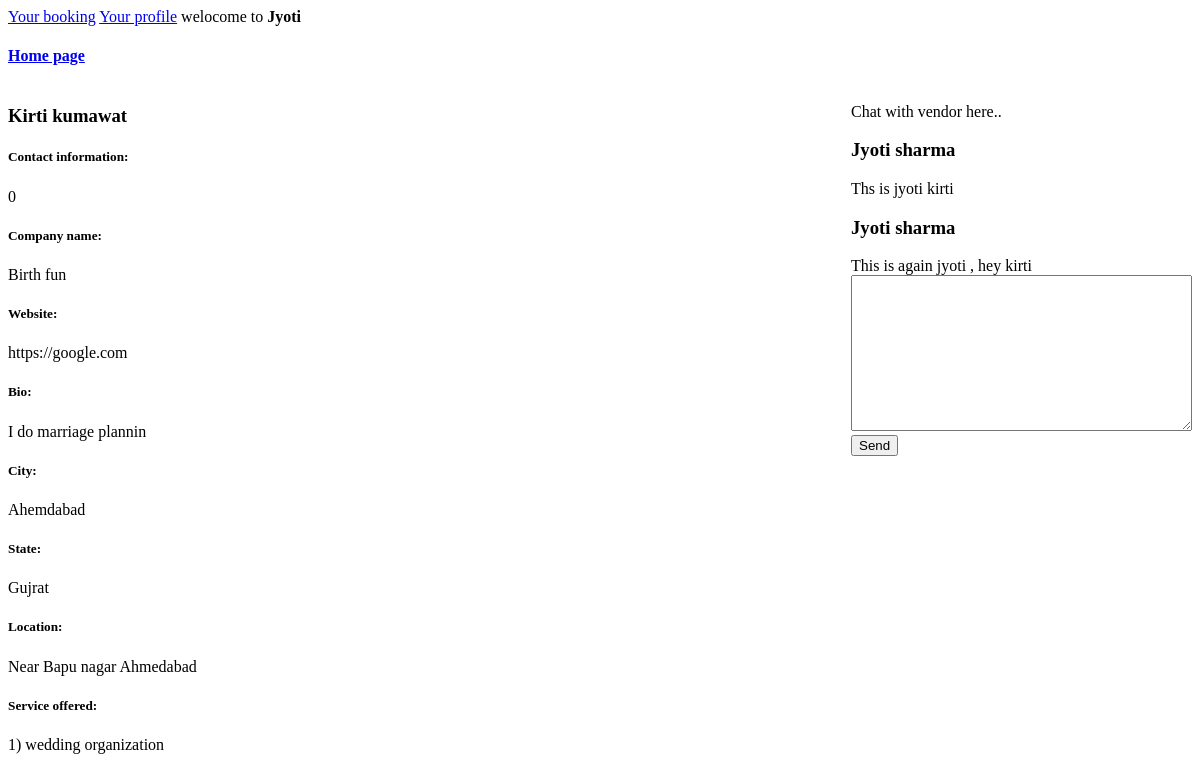
/event-planner-info/22/ (signed in), run on an earlier commit of the app's database.
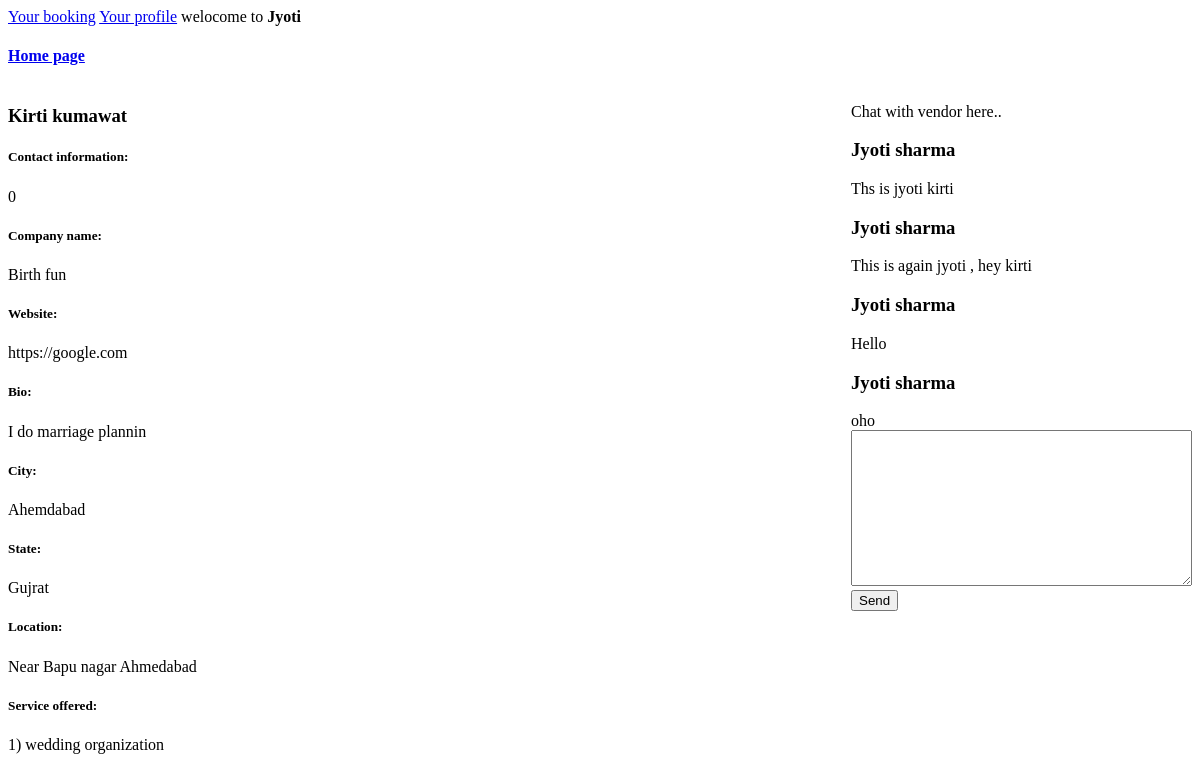
And on a later commit of the database.
### EventPlanner/models.py (models this page shows, shortened)
class UserProfile(models.Model):
    user = models.OneToOneField(User,on_delete=models.CASCADE)
    user_type = models.CharField(choices=user_type_choices,max_length=50)
    contact_info = models.CharField(max_length=200,blank=True,null=True,verbose_name='Contact information')
    company_name = models.CharField(max_length=50,blank=True,null=True)
    website = models.URLField(max_length=200,blank=True,null=True)
    bio = models.TextField(blank=True,null=True)
    city = models.CharField(max_length=20,null=False,blank=False)
    state = models.CharField(max_length=20,null=False,blank=False)
    location = models.TextField(blank=True,null=True)
    service_offered = models.TextField(blank=True,null=True)

### customer/models.py (models this page shows)
class Messages(models.Model):
    sender = models.ForeignKey(User,on_delete=models.CASCADE,null=False,blank=False)
    receiver = models.ForeignKey(User,on_delete=models.CASCADE,null=False,blank=False,related_name = 'receiver')
    message = models.TextField(null=False,blank=False)
    created=models.DateTimeField(auto_now_add = True)

### EventPlanner/views.py (the view)
# urls.py: path('event-planner-info/<int:pk>/',views.EventPlannerInfo),
def EventPlannerInfo(request,pk):
    if request.method == 'POST':
        if not request.user.is_authenticated:
            return redirect('/login-C/')
        unique_token_form = request.POST.get('unique-token')
        unique_token_session = request.session.get('chat_token')
        if unique_token_form == unique_token_session:
            message_form = MessageForm(request.POST)
            if message_form.is_valid():
                message_object = message_form.save(commit = False)
                message_object.sender = request.user
                vendor = User.objects.get(id=int(pk))
                message_object.receiver = vendor
                message_object.save()
                del request.session['chat_token']
                return redirect(f'/event-planner-info/{pk}/')
    else:
        unique_token = str(uuid.uuid4())
        request.session['chat_token'] = unique_token
    if request.user.is_authenticated:
        messages = Messages.objects.filter(sender = request.user)
    else:
        messages = None
    vendor = User.objects.get(id = pk)
    user_profile = UserProfile.objects.get(user = vendor)
    user_profile_form = UserProfileForm(instance = user_profile)
    context = {'user_profile_form':user_profile_form,'vendor':vendor,'MessageForm':MessageForm,'messages':messages,'unique_token':unique_token,'pk':pk,}
    return render(request,'EventPlanner/event-planner-info.html',context)

### EventPlanner/forms.py
class UserProfileForm(ModelForm):
    class Meta:
        model = UserProfile
        fields = '__all__'
        exclude = ('user_type','user',)

### EventPlanner/templates/EventPlanner/event-planner-info.html (shortened to what this page needs)
{% extends 'home.html' %}
{% block content %}
<div class="grid-div">
    <div>
        <h3>{{vendor.first_name}} {{vendor.last_name}}</h3>
        {% for field in user_profile_form %}
        <h5>{{field.label_tag}}</h5>
        <p>{{field.value}}</p>
        {% endfor %}
    </div>
    <div>
        <p>Chat with vendor here..</p>
        <div>
            {% for message in messages %}
            {% if message.receiver.id == pk %}
               <div><h3> {{message.sender.first_name}} {{message.sender.last_name}}</h3></div>
               <div>{{message.message}}</div>
            {% endif %}
            {% endfor %}
        </div>
        <div>
            <form action="" method="POST">
                {{MessageForm.message}}
                <input type="submit" value="Send">
            </form>
        </div>
    </div>
</div>
<br><br>
{% endblock %}

What changed in the data, as far as the page shows it:
added Messages: sender.first_name "Jyoti", sender.last_name "sharma", message "Hello"
added Messages: sender.first_name "Jyoti", sender.last_name "sharma", message "oho"
